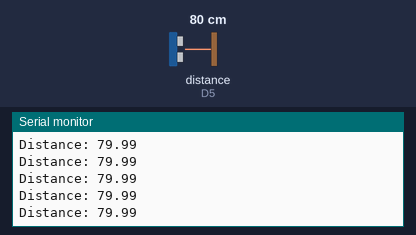
A sketch run on a simulated ESP8266 (NodeMCU). Shown: the last lines printed to the serial monitor. Wiring (inferred from the names in the program): ultrasonic range finder: trigger D6; echo D5. Inputs (shaded band) come from the test bench; at power-on: distance to the obstacle (sensor on D5) 80 cm. The echo pulse lasts 58.3 µs per cm; WiFi joins after 1.5 s; servers stay silent unless stated; no MQTT or app messages arrive unless stated.

Above: at 3.7 s.
3.8 s: distance to the obstacle (sensor on D5) set to 2 cm
At 3.82 s:
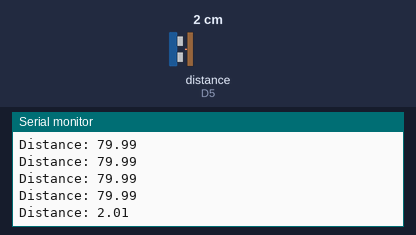
5.3 s: distance to the obstacle (sensor on D5) set to 4 cm
At 5.34 s:
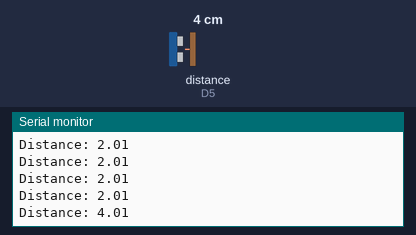
Timing chart, 0 to 8.3 s (numbered marks = the images above; inputs shaded):
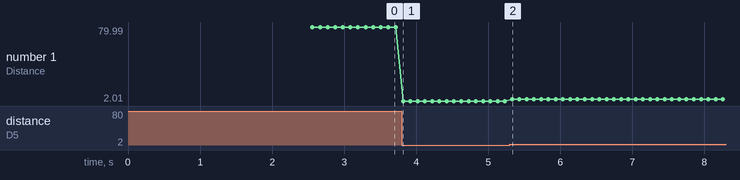

Measured:
- after the input at 3.8 s, the serial monitor: prints a new line at once (image 1)
- after the input at 5.3 s, the serial monitor: prints a new line at once (image 2)
- plotted number 1: 79.99 → 2.01 after the input at 3.8 s, 2.01 → 4.01 after the input at 5.3 s

The sketch:

MQTTStoplightSonicSensor.ino
```cpp
#include <Arduino.h>
#include <ESP8266WiFi.h>
#include <PubSubClient.h>
// ------- Connection Info for WIFI -------
const char* ssid = "Buttars";           // SSID of the wifi network
const char* password = "Pineapple"; // PSK of the wifi network
const char* server = "10.0.0.89";    // IP Address of the MQTT Broker
char* ledTopic = "/stoplight/led";          // Define a topic for MQTT
char* doorTopic = "/stoplight/door";
char* sonicTopic = "/stoplight/sensor";
String macAddr = WiFi.macAddress();       // Store arduino MAC address as a string
String host = "arduino-" + macAddr.substring(15) ;  // Create hostname for this device
// (should not match other MQTT devices)

WiFiClient wifiClient;                  // Instantiate wifi
PubSubClient mqttClient(wifiClient);    // Instantiate mqtt client

int state; // 0 = close, 1= open switch

const int trigPin = D6;
const int echoPin = D5;

float duration, distance;
int currentDist = 0;  // 0 = green, 1 = yellow, 2 = red, 3 = blinking
int previousDist = 0;

void setup() {
  Serial.begin(9600);                   // Start serial connection for debugging
  Serial.println("\nMQTT Sonic Distance Sensor"); // Serial Intro

  // ----- Connect to Wifi -----
  Serial.print("Connecting to '");      // Connect debug info
  Serial.print(ssid);                   // Show the SSID in debug info

  WiFi.hostname(host);                  // Set the client hostname for wifi
  WiFi.begin(ssid, password);           // Connect to Wifi

  while (WiFi.status() != WL_CONNECTED) { //Wait for connection
    delay(500);
    Serial.print(".");
  }
  Serial.println("");
  Serial.println("WiFi connected");     // Wifi connection debug
  delay (1000);                         // Let everything settle

  // ----- Connect to MQTT -----
  Serial.println("Connecting to MQTT Broker"); // Serial debug
  mqttClient.setServer(server, 1883);   // Set up MQTT Connection Info
  mqttClient.setCallback(callback);     // Function to call when new messages are received
  mqttClient.connect(host.c_str());     // Connect to the broker with unique hostname
  mqttClient.subscribe(doorTopic);       // Subscribe to the LED topic on the broker
  mqttClient.subscribe(sonicTopic);
  mqttClient.subscribe(ledTopic);
  Serial.println(mqttClient.state());   // Show debug info about MQTT state

  // ----- GPIO PIN Setup -----
  pinMode(trigPin, OUTPUT);
  pinMode(echoPin, INPUT);

}

void loop() {
  digitalWrite(trigPin, LOW);
  delayMicroseconds(10);
  digitalWrite(trigPin, HIGH);
  delayMicroseconds(50);
  digitalWrite(trigPin, LOW);

  duration = pulseIn(echoPin, HIGH);
  distance = (duration*.0343)/2;
  Serial.print("Distance: ");
  Serial.println(distance);
  delay(100);

  if (distance < 20 and distance > 10) { // RED
    currentDist = 2;
    if (previousDist != 2) {
      mqttClient.publish(sonicTopic, "stop");
    }
    previousDist = 2;
  }
  else if (distance >= 20 and distance < 40) { // YELLOW
    currentDist = 1;
    if (previousDist != 1) {
      mqttClient.publish(sonicTopic, "slow");
    }
    previousDist = 1;
  }
  else if (distance >= 40) { // GREEN
    currentDist = 0;
    if (previousDist != 0) {
      mqttClient.publish(sonicTopic, "go");
    }
    previousDist = 0;
  }
  else { // BLINK
    currentDist = 3;
    if (previousDist != 3) {
      mqttClient.publish(sonicTopic, "blink");
    }
    previousDist = 3;
  }
}

void callback(char* topicChar, byte* payload, unsigned int length) { // defined by pubSubClient
  String topic = (String)topicChar;     // Convert topic from char* to String
  String message = "";                  // Convert payload from byte* to String
  // MQTT won't send a null character to terminate the byte*, but it sends the
  // length, so we iterate thorugh the payload and copy each character
  for (int i = 0; i < length; i++) {    // Iterate through the characters in the payload array
    message += (char)payload[i];     //    and display each character
  }
  Serial.print("Message arrived [");    // Serial Debug
  Serial.print(topic);                  //    Print the topic name [in brackets]
  Serial.print("] ");                   //
  Serial.println(message);              //    Print the message
}
```
